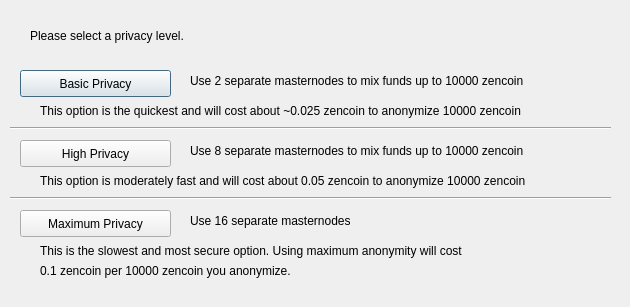
<?xml version="1.0" encoding="UTF-8"?>
<ui version="4.0">
 <class>ObfuscationConfig</class>
 <widget class="QDialog" name="ObfuscationConfig">
  <property name="geometry">
   <rect>
    <x>0</x>
    <y>0</y>
    <width>630</width>
    <height>307</height>
   </rect>
  </property>
  <property name="windowTitle">
   <string>Configure Obfuscation</string>
  </property>
  <widget class="QPushButton" name="buttonBasic">
   <property name="geometry">
    <rect>
     <x>20</x>
     <y>70</y>
     <width>151</width>
     <height>27</height>
    </rect>
   </property>
   <property name="text">
    <string>Basic Privacy</string>
   </property>
  </widget>
  <widget class="QPushButton" name="buttonHigh">
   <property name="geometry">
    <rect>
     <x>20</x>
     <y>140</y>
     <width>151</width>
     <height>27</height>
    </rect>
   </property>
   <property name="text">
    <string>High Privacy</string>
   </property>
  </widget>
  <widget class="QPushButton" name="buttonMax">
   <property name="geometry">
    <rect>
     <x>20</x>
     <y>210</y>
     <width>151</width>
     <height>27</height>
    </rect>
   </property>
   <property name="text">
    <string>Maximum Privacy</string>
   </property>
  </widget>
  <widget class="QLabel" name="label">
   <property name="geometry">
    <rect>
     <x>30</x>
     <y>20</y>
     <width>571</width>
     <height>31</height>
    </rect>
   </property>
   <property name="text">
    <string>Please select a privacy level.</string>
   </property>
  </widget>
  <widget class="QLabel" name="label_2">
   <property name="geometry">
    <rect>
     <x>190</x>
     <y>70</y>
     <width>421</width>
     <height>21</height>
    </rect>
   </property>
   <property name="text">
    <string>Use 2 separate masternodes to mix funds up to 10000 zencoin</string>
   </property>
  </widget>
  <widget class="QLabel" name="label_3">
   <property name="geometry">
    <rect>
     <x>190</x>
     <y>140</y>
     <width>411</width>
     <height>21</height>
    </rect>
   </property>
   <property name="text">
    <string>Use 8 separate masternodes to mix funds up to 10000 zencoin</string>
   </property>
  </widget>
  <widget class="QLabel" name="label_4">
   <property name="geometry">
    <rect>
     <x>190</x>
     <y>210</y>
     <width>421</width>
     <height>21</height>
    </rect>
   </property>
   <property name="text">
    <string>Use 16 separate masternodes</string>
   </property>
  </widget>
  <widget class="QLabel" name="label_6">
   <property name="geometry">
    <rect>
     <x>40</x>
     <y>100</y>
     <width>561</width>
     <height>21</height>
    </rect>
   </property>
   <property name="text">
    <string>This option is the quickest and will cost about ~0.025 zencoin to anonymize 10000 zencoin</string>
   </property>
  </widget>
  <widget class="QLabel" name="label_7">
   <property name="geometry">
    <rect>
     <x>40</x>
     <y>170</y>
     <width>561</width>
     <height>21</height>
    </rect>
   </property>
   <property name="text">
    <string>This option is moderately fast and will cost about 0.05 zencoin to anonymize 10000 zencoin</string>
   </property>
  </widget>
  <widget class="QLabel" name="label_8">
   <property name="geometry">
    <rect>
     <x>40</x>
     <y>240</y>
     <width>561</width>
     <height>21</height>
    </rect>
   </property>
   <property name="text">
    <string>This is the slowest and most secure option. Using maximum anonymity will cost</string>
   </property>
  </widget>
  <widget class="QLabel" name="label_9">
   <property name="geometry">
    <rect>
     <x>40</x>
     <y>260</y>
     <width>561</width>
     <height>21</height>
    </rect>
   </property>
   <property name="text">
    <string>0.1 zencoin per 10000 zencoin you anonymize.</string>
   </property>
  </widget>
  <widget class="Line" name="line">
   <property name="geometry">
    <rect>
     <x>10</x>
     <y>120</y>
     <width>601</width>
     <height>16</height>
    </rect>
   </property>
   <property name="orientation">
    <enum>Qt::Horizontal</enum>
   </property>
  </widget>
  <widget class="Line" name="line_2">
   <property name="geometry">
    <rect>
     <x>10</x>
     <y>190</y>
     <width>601</width>
     <height>16</height>
    </rect>
   </property>
   <property name="orientation">
    <enum>Qt::Horizontal</enum>
   </property>
  </widget>
 </widget>
 <resources/>
 <connections/>
</ui>
